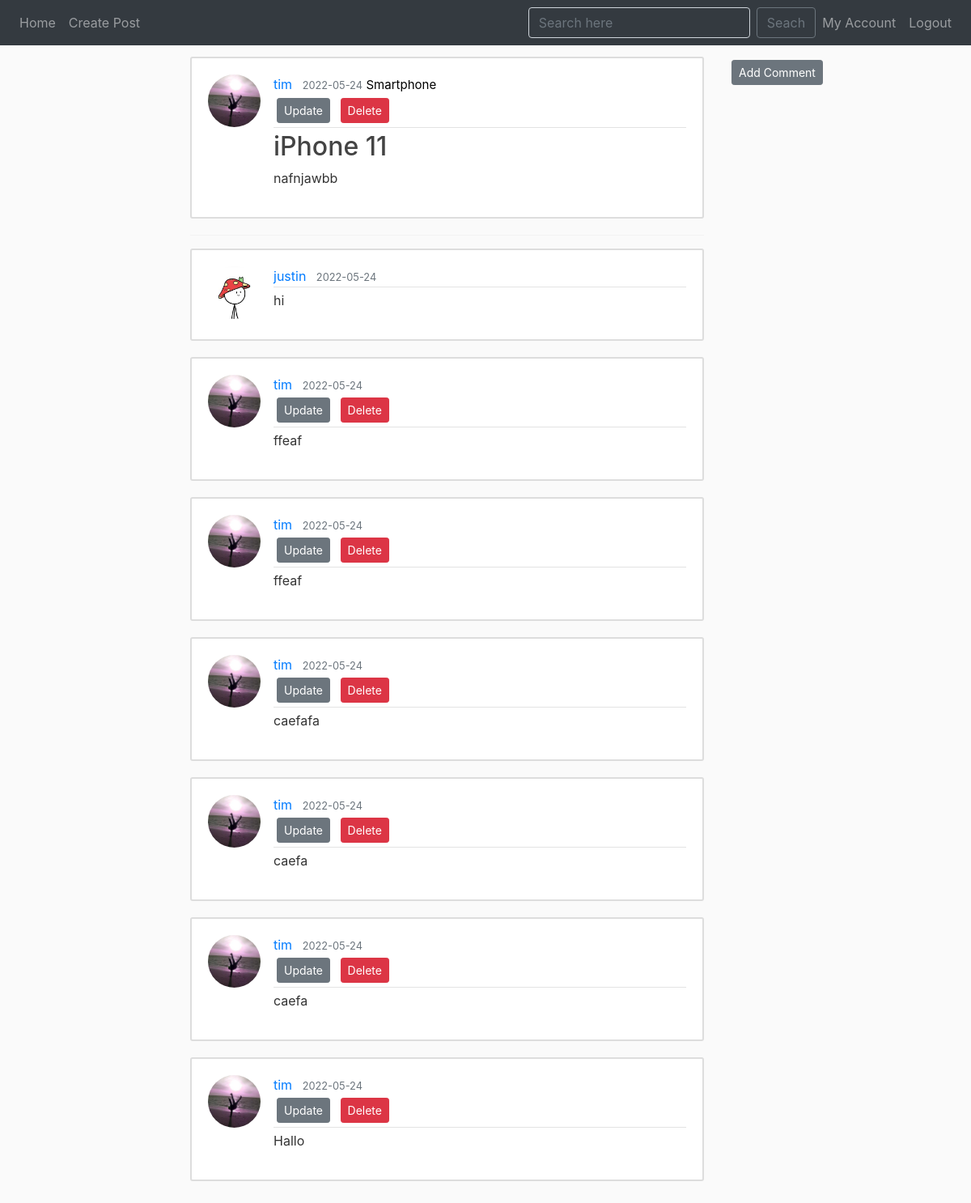
/post/11 (signed in), run on the app's committed database.
### website/models.py (models this page shows, shortened)
class User(db.Model, UserMixin):
    id = db.Column(db.Integer, primary_key=True)
    username = db.Column(db.String(20), unique=True, nullable=False)
    email = db.Column(db.String(150), unique=True, nullable=False)
    image = db.Column(db.String(20), nullable=False, default='default.jpg')
    bio = db.Column(db.String(150))
    password = db.Column(db.String(60), nullable=False)
    posts = db.relationship('Post', backref='post_author', lazy=True)
    comments = db.relationship('Comment', backref='comment_author', lazy=True)
    ratings = db.relationship('Rating', backref='rater', lazy=True)

class Post(db.Model):
    id = db.Column(db.Integer, primary_key=True)
    title = db.Column(db.String(100), nullable=False)
    date = db.Column(db.DateTime, nullable=False, default=datetime.utcnow)
    content = db.Column(db.Text, nullable=False)
    category_id = db.Column(db.Integer, db.ForeignKey('category.id'), nullable=False)
    user_id = db.Column(db.Integer, db.ForeignKey('user.id'), nullable=False)
    ratings = db.relationship('Rating', backref='rated', lazy=True)
    comments = db.relationship('Comment', backref='post', lazy=True)

class Category(db.Model):
    id = db.Column(db.Integer, primary_key=True)
    term = db.Column(db.String(30), nullable=False)
    posts = db.relationship('Post', backref='overname', lazy=True)

class Comment(db.Model):
    id = db.Column(db.Integer, primary_key=True)
    date = db.Column(db.DateTime, nullable=False, default=datetime.utcnow)
    content = db.Column(db.Text, nullable=False)
    user_id = db.Column(db.Integer, db.ForeignKey('user.id'), nullable=False)
    post_id = db.Column(db.Integer, db.ForeignKey('post.id'), nullable=False)

### website/views.py (the view)
@views.route('/post/<int:post_id>')
@login_required
def post(post_id):
    post = Post.query.get_or_404(post_id)
    comments = Comment.query.filter_by(post_id=post.id)
    return render_template("post.html", post=post, comments=comments)

### website/forms.py
class SearchForm(FlaskForm):
    search = SearchField('', validators=[DataRequired()])
    submit = SubmitField('Search')

### website/models.py (called while the page is built)
@login_manager.user_loader
def load_user(user_id):
    return User.query.get(int(user_id))

### website/views.py (called while the page is built)
@views.context_processor
def base():
    form = SearchForm()
    return dict(form=form)

### website/templates/post.html (shortened to what this page needs)
{% extends "base.html" %}
{% block content %}
    <article class="media content-section">
        <img class="rounded-circle article-img" src="{{ url_for('static', filename='profile_pictures/' + post.post_author.image) }}">
        <div class="media-body">
            <div class="article-metadata">
                <a class="mr-2" href="{{ url_for('views.accounts', username=post.post_author.username) }}">{{ post.post_author.username }}</a>
                <small class="text-muted">{{ post.date.strftime('%Y-%m-%d') }}</small>
                <a class="mr-2" id="filter" href="{{ url_for('views.filter', category=post.overname.term) }}">{{ post.overname.term }}</a>
                {% if post.post_author == current_user %}
                <div>
                    <a class="btn btn-secondary btn-sm m-1" href="{{ url_for('views.update_post', post_id=post.id) }}">Update</a>
                    <button type="button" class="btn btn-danger btn-sm m-1" data-toggle="modal" data-target="#deleteModal">Delete</button>
                </div>
                {% endif %}
            </div>
            <h2 class="article-title">{{ post.title }}</h2>
            <p class="article-content">{{ post.content }}</p>
        </div>
    </article>
    <hr>
    {% for comment in comments | reverse %}
        <article class="media content-section">
            <a href="{{ url_for('views.accounts', username=comment.comment_author.username) }}" >
                <img class="rounded-circle article-img" src="{{ url_for('static', filename='profile_pictures/' + comment.comment_author.image) }}">
            </a>
            <div class="media-body">
                <div class="article-metadata">
                    <a class="mr-2" href="{{ url_for('views.accounts', username=comment.comment_author.username) }}">{{ comment.comment_author.username }}</a>
                    <small class="text-muted">{{ comment.date.strftime('%Y-%m-%d') }}</small>
                    {% if comment.comment_author == current_user %}
                <div>
                    <a class="btn btn-secondary btn-sm m-1" href="{{ url_for('views.update_comment', comment_id=comment.id) }}">Update</a>
                    <button type="button" class="btn btn-danger btn-sm m-1" data-toggle="modal" data-target="#deleteModal">Delete</button>
                </div>
                {% endif %}
                </div>
                <p class="article-content">{{ comment.content }}</p>
            </div>
        </article>
    {% endfor %}
{% endblock %}
{% block content_right %}
    <div class="media body" style="margin-top: 10px">
        <a class="btn btn-secondary btn-sm m-1" style="align-items: center" href="{{ url_for('views.add_comment', post_id=post.id) }}">Add Comment</a>
    </div>
{% endblock %}

### website/static/main.css (style rules this page uses)
body { background: #fafafa; color: #333333; margin-bottom: 10px; margin-top: 60px; }
h1, h2, h3, h4, h5, h6 { color: #444444; }
.content-section { background: #ffffff; padding: 20px 20px; border: 2px solid #dddddd; border-radius: 3px; margin-bottom: 20px; margin-top: 10px; }
.article-title { color: #444444; }
.article-content { white-space: pre-line; }
.article-img { height: 65px; width: 65px; margin-right: 16px; }
.article-metadata { padding-bottom: 1px; margin-bottom: 4px; border-bottom: 1px solid #e3e3e3; }
#filter { font-size: 15px; color: black; text-align: right; }

### data on the page
User: image (picture), post_author.username "tim"
Post: date "2022-05-24", title "iPhone 11", content "nafnjawbb"
Category: overname.term "Smartphone"
Comment: image (picture), comment_author.username "justin", date "2022-05-24", content "hi"
Comment: image (picture), comment_author.username "tim", date "2022-05-24", content "ffeaf"
Comment: image (picture), comment_author.username "tim", date "2022-05-24", content "ffeaf"
Comment: image (picture), comment_author.username "tim", date "2022-05-24", content "caefafa"
Comment: image (picture), comment_author.username "tim", date "2022-05-24", content "caefa"
Comment: image (picture), comment_author.username "tim", date "2022-05-24", content "caefa"
Comment: image (picture), comment_author.username "tim", date "2022-05-24", content "Hallo"
